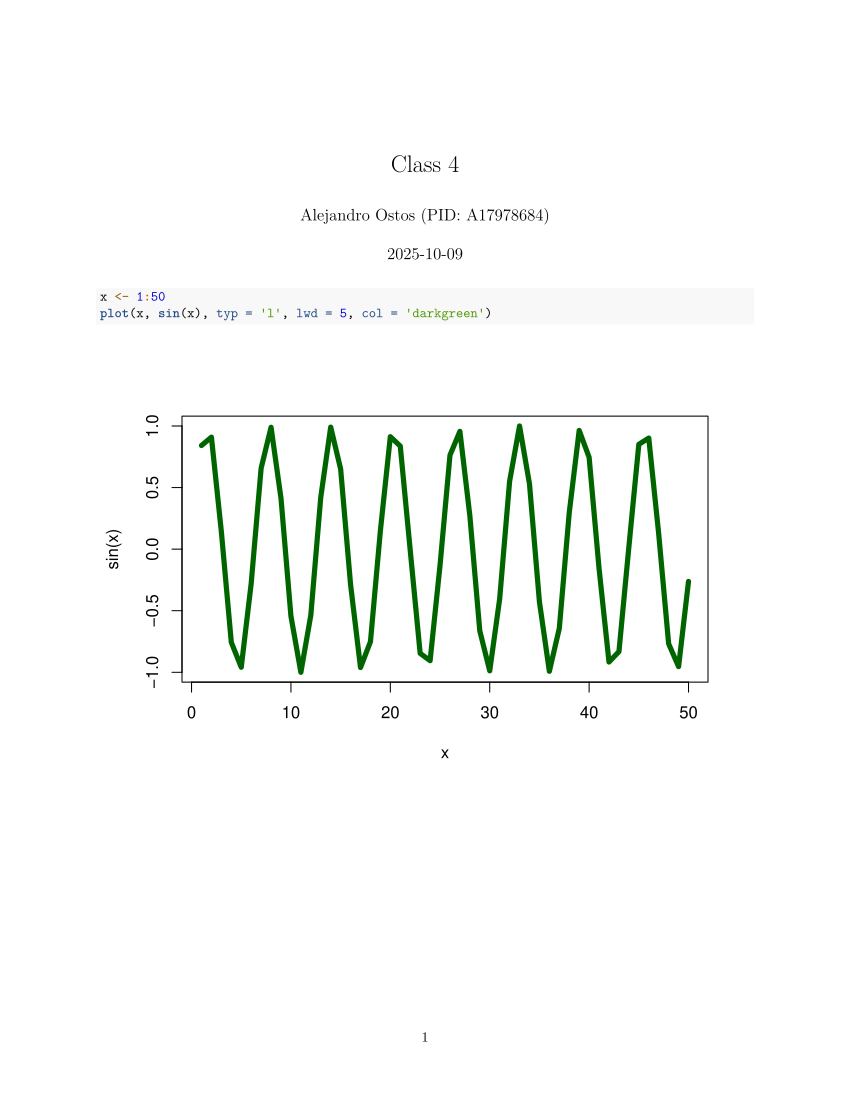

The R source for this figure:
#' ---
#' title: "Class 4"
#' author: "Alejandro Ostos (PID: A17978684)"
#' ---

x <- 1:50
plot(x, sin(x), typ = 'l', lwd = 5, col = 'darkgreen')
